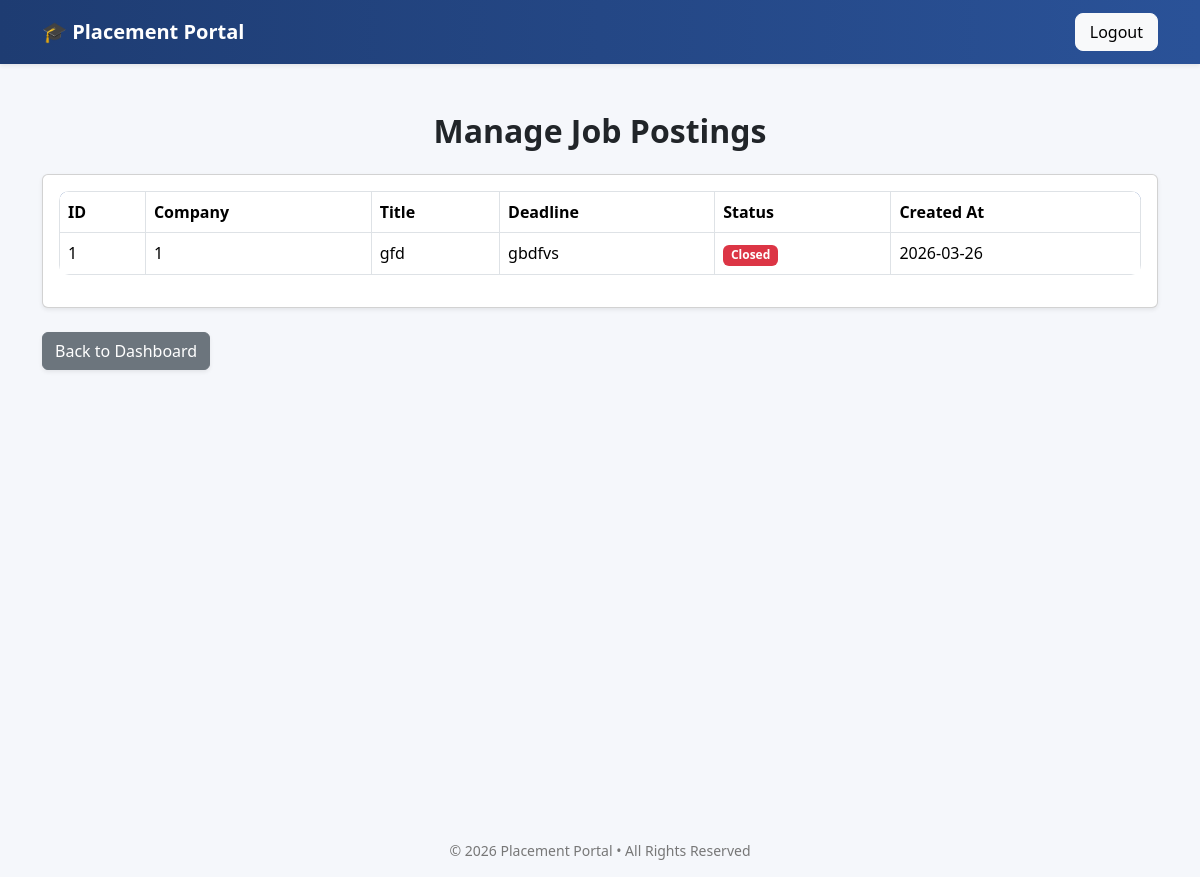
Before: /admin/manage_jobs (signed in) with the older database file.
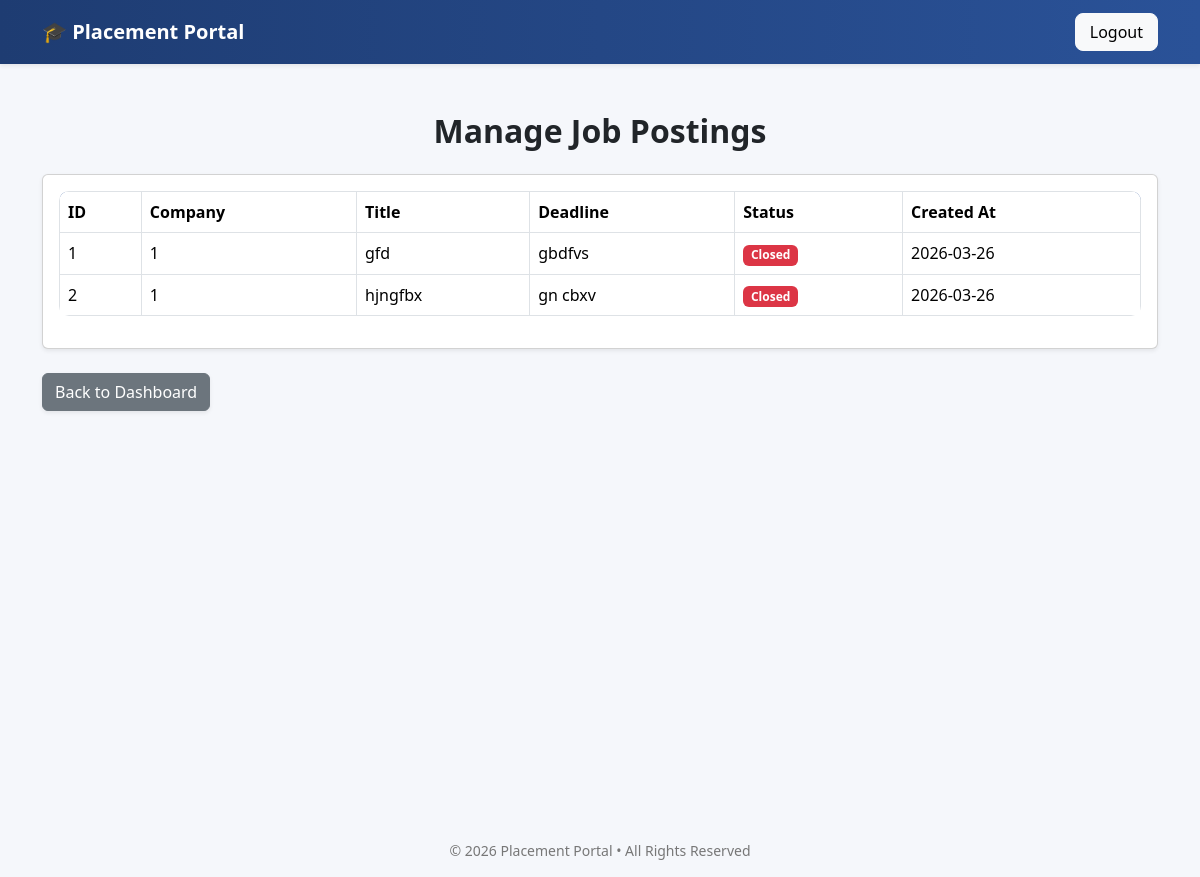
After: the same page with the newer database file.
### tables this page shows
CREATE TABLE jobs(
        id INTEGER PRIMARY KEY AUTOINCREMENT,
        company_id INTEGER NOT NULL,
        title TEXT NOT NULL,
        description TEXT NOT NULL,
        eligibility_criteria TEXT NOT NULL,
        deadline TEXT NOT NULL,
        required_skills TEXT,
        experience_required TEXT,
        salary_range TEXT,
        job_type TEXT CHECK(job_type IN ('Full-time','Internship','Contract')) DEFAULT 'Full-time',
        location TEXT,
        status TEXT CHECK(status in ('Pending','Approved','Closed')) DEFAULT 'Pending' NOT NULL,
        created_at TIMESTAMP DEFAULT CURRENT_TIMESTAMP,
        FOREIGN KEY (company_id) REFERENCES companies(id)
        ON DELETE CASCADE
        ON UPDATE CASCADE
    );

### app.py (the view)
@app.route("/admin/manage_jobs")
@login_required
def manage_jobs():
    if current_user.role != "admin":
       flash("Unauthorized access")
       return redirect(url_for("login"))
    con=sqlite3.connect("placement.db")
    cur=con.cursor()
    cur.execute("SELECT * FROM jobs JOIN companies ON jobs.company_id=companies.id")
    jobs=cur.fetchall()
    con.close()
    return render_template("manage_jobs.html",jobs=jobs)

### app.py (called while the page is built)
@login_manager.user_loader
def load_user(user_id):
    try:
        role, actual_id = user_id.split("-")
        return User(int(actual_id), role)
    except (ValueError, AttributeError):
        return None

### templates/manage_jobs.html (shortened to what this page needs)
{% extends "base.html" %}
{% block content %}
<div class="container mt-5">
    <h2 class="mb-4 text-center">Manage Job Postings</h2>
    {% if jobs %}
        <div class="card shadow-sm">
            <div class="card-body">
                <div class="table-responsive">
                    <table class="table table-bordered align-middle">
                        <thead>
                            <tr>
                                <th>ID</th>
                                <th>Company</th>
                                <th>Title</th>
                                <th>Deadline</th>
                                <th>Status</th>
                                <th>Created At</th>
                            </tr>
                        </thead>
                        <tbody>
                            {% for job in jobs %}
                            <tr>
                                <td>{{ job[0] }}</td>
                                <td>{{ job[1] }}</td>
                                <td>{{ job[2] }}</td>
                                <td>{{ job[3] }}</td>
                                <td>
                                    {% if job[4] == "Approved" %}
                                        <span class="badge bg-success">Approved</span>
                                    {% elif job[4] == "Pending" %}
                                        <span class="badge bg-warning text-dark">Pending</span>
                                    {% else %}
                                        <span class="badge bg-danger">Closed</span>
                                    {% endif %}
                                </td>
                                <td>{{ job[5] }}</td>
                            </tr>
                            {% endfor %}
                        </tbody>
                    </table>
                </div>
            </div>
        </div>
    {% else %}
        <div class="alert alert-success text-center shadow-sm">
            No job postings found.
        </div>
    {% endif %}
    <div class="mt-4">
        <a href="{{ url_for('admin_dashboard') }}" class="btn btn-secondary shadow-sm">
            Back to Dashboard
        </a>
    </div>
</div>
{% endblock %}

Changed rows visible on the page:
added jobs: id "2", company "1", title "hjngfbx", description "gn cbxv", shows "Closed", deadline "2026-03-26"
